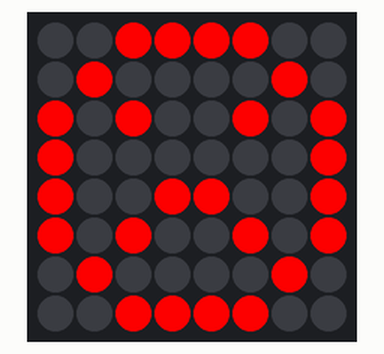
Bench run of a program on a simulated Raspberry Pi (BCM pin numbers) with a Sense HAT. Parts: the Sense HAT's 8×8 RGB LED matrix. At 0.0 s the program stops and its outputs stay as they are.

Above: at 0.1 s.

The program:

sense_hat_display_picture.py
```python
#Project 8 - Display Picture
#latest code updates available at: https://github.com/RuiSantosdotme/RaspberryPiProject
#project updates at: https://nostarch.com/RaspberryPiProject

from sense_hat import SenseHat
#uncomment the following line if you are using the emulator
#from sense_emu import SenseHat

sense = SenseHat()

#red color
X = [255, 0, 0]
#no color
N = [0, 0, 0]

#sad face array
sad_face = [
N, N, X, X, X, X, N, N,
N, X, N, N, N, N, X, N,
X, N, X, N, N, X, N, X,
X, N, N, N, N, N, N, X,
X, N, N, X, X, N, N, X,
X, N, X, N, N, X, N, X,
N, X, N, N, N, N, X, N,
N, N, X, X, X, X, N, N
]

sense.set_pixels(sad_face)
```
